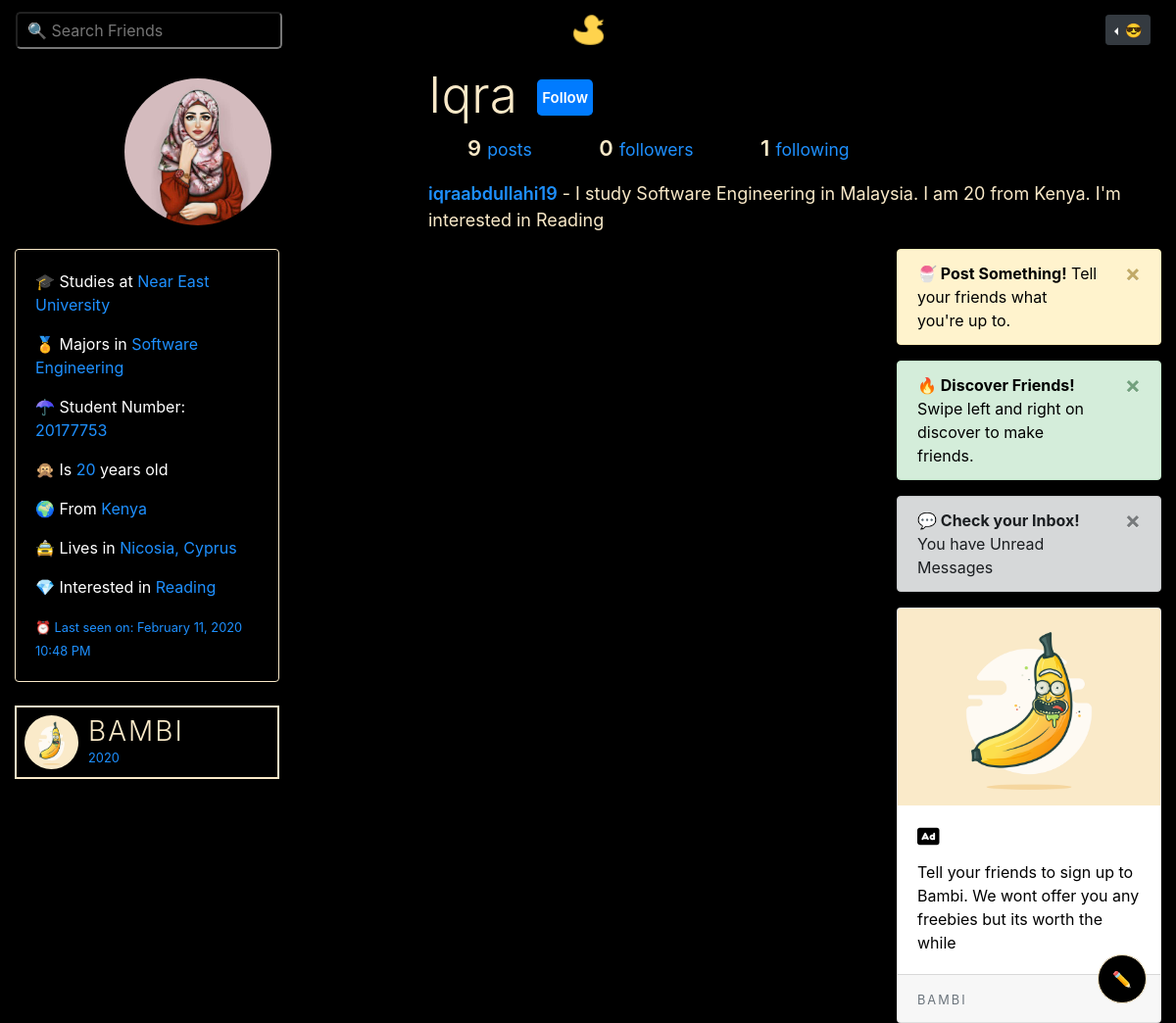
/user/iqra (signed in), run on the app's committed database.
### bambiv3/models.py (models this page shows, shortened)
class User(db.Model, UserMixin):
	id = db.Column(db.Integer, primary_key=True)
	username = db.Column(db.String(20), unique=True, nullable=False)
	email = db.Column(db.String(120), unique=True, nullable=False)
	image_file = db.Column(db.String(20), nullable=False, default='default.jpg')
	password = db.Column(db.String(60), nullable=False)
	last_seen = db.Column(db.DateTime, default=datetime.utcnow)
	department = db.Column(db.String(20), nullable=False)
	student_number = db.Column(db.Integer(), unique=True, nullable=False)
	age = db.Column(db.Integer(), nullable=False)
	country = db.Column(db.String(20), nullable=False)
	hobby = db.Column(db.String(20), nullable=False)
	bio = db.Column(db.String(120), nullable=True)
	private = db.Column(db.Boolean, default=False, nullable=False)
	posts = db.relationship('Post', backref='author', lazy=True)
	products = db.relationship('Product', backref='author', lazy=True)
	followed = db.relationship(
		'User', secondary=followers,
		primaryjoin=(followers.c.follower_id == id),
		secondaryjoin=(followers.c.followed_id == id),
		backref=db.backref('followers', lazy='dynamic'), lazy='dynamic')
	messages_sent = db.relationship('Message',
									foreign_keys='Message.sender_id',
									backref='author', lazy='dynamic')
	messages_received = db.relationship('Message',
										foreign_keys='Message.recipient_id',
										backref='recipient', lazy='dynamic')
	last_message_read_time = db.Column(db.DateTime)
	def is_following(self, user):
		return self.followed.filter(followers.c.followed_id == user.id).count() > 0
	def new_messages(self):
		last_read_time = self.last_message_read_time or datetime(1900, 1, 1)
		return Message.query.filter_by(recipient=self).filter(
			Message.timestamp > last_read_time).count()

### bambiv3/routes.py (the view)
@app.route("/user/<string:username>", methods=['GET', 'POST'])
@login_required
def user_posts(username):
	username = username.lower()
	form = UpdateAccountForm()
	if form.validate_on_submit():
		if form.picture.data:
			picture_file = save_picture(form.picture.data)
			current_user.image_file = picture_file
		current_user.username = form.username.data.lower()
		current_user.email = form.email.data
		current_user.department = form.department.data
		current_user.student_number = form.student_number.data
		current_user.country = form.country.data
		current_user.age = form.age.data
		current_user.hobby = form.hobby.data
		current_user.bio = form.bio.data
		current_user.private = form.private.data
		db.session.commit()
		flash('Your Account has been updated', 'success')
		return redirect(url_for('user_posts', username=current_user.username))
	elif request.method == 'GET':
		form.username.data = current_user.username
		form.email.data = current_user.email
		form.department.data = current_user.department
		form.student_number.data = current_user.student_number
		form.country.data = current_user.country
		form.age.data = current_user.age
		form.hobby.data = current_user.hobby
		form.bio.data = current_user.bio
		form.private.data = current_user.private
	image_file = url_for('static', filename='profile_pics/' + current_user.image_file)
	page = request.args.get('page', 1, type=int)
	user = User.query.filter_by(username=username).first_or_404()
	posts = Post.query.filter_by(author=user).order_by(Post.date_posted.desc()).paginate(page=page, per_page=5)
	return render_template('user_posts.html', posts=posts, user=user, title=user.username.title(),image_file=image_file,form=form)

### bambiv3/forms.py (shortened to what this page needs)
class UpdateAccountForm(FlaskForm):
	username = StringField('Username', validators = [DataRequired(), Length(min=2, max=20), Regexp(r'^[\w.-_.]+$')])
	email = StringField('Email', validators = [DataRequired(), Email()])
	picture = FileField('', validators=[FileAllowed(['jpg', 'jpeg' , 'png'])])
	department = StringField('Department', validators=[DataRequired()])
	student_number = StringField('Student Number', validators=[DataRequired()])
	country = StringField('Country', validators=[DataRequired()])
	age = StringField('Age', validators=[DataRequired()])
	hobby = StringField('Hobby', validators=[DataRequired()])
	bio = TextAreaField('Bio')
	private = BooleanField('Private?')
	submit = SubmitField('Update')

### bambiv3/models.py (called while the page is built)
@login_manager.user_loader
def load_user(user_id):
	return User.query.get(int(user_id))

### bambiv3/routes.py (called while the page is built)
@app.before_request
def before_request():
	if current_user.is_authenticated:
		current_user.last_seen = datetime.utcnow()
		db.session.commit()

### bambiv3/templates/user_posts.html (shortened to what this page needs)
{% extends "layout.html" %}
{% block content %}
<div class="container-fluid">
  <section style="padding-top: 5px;">
    <div class="profile">
      <div class="profile-image">
        <img src="{{ url_for('static', filename='profile_pics/' + user.image_file) }}" alt="" class="profile-thumbnail" style="width:150px;height:150px;">
      </div>
      <div class="profile-user-settings">
        <h2 class="profile-user-name">{{user.username.title()}}
        </h2>
        {% if current_user == user%}
        {% set new_messages = current_user.new_messages() %}
        <button class="btn profile-edit-btn btn-dark"><a href="{{ url_for('messages') }}" style="color:#fff;text-decoration:none;">🔐 Messages <span id="message_count" class="badge badge-warning" style="display:{% if new_messages %}inline{% else %}none{% endif %};">{{ new_messages }}</span></a></button>
        <button class="btn profile-edit-btn btn-primary" data-toggle="modal" data-target="#info">Edit Profile</button>
        {% else %}
          {% if not current_user.is_following(user) %}
            <button class="btn profile-edit-btn btn-primary mb-2"><a href="{{ url_for('follow', username=user.username) }}" style="color:#fff;text-decoration:none;">Follow</a></button>
          {% endif %}
        {% endif %}
      </div>
      <div class="profile-stats">
        <ul>
          <li style="font-size: 22px;"><span class="profile-stat-count">{{ posts.total }}</span> <small>posts</small></li>
          <li style="font-size: 22px;"><span class="profile-stat-count" data-toggle="modal" data-target="#followers">{{ user.followers.count() }}</span> <small>followers</small></li>
          <li style="font-size: 22px;"><span class="profile-stat-count" data-toggle="modal" data-target="#following">{{ user.followed.count() }}</span> <small>following</small></li>
        </ul>
      </div>
      <div class="profile-bio">
        <p style="font-size:18px;"><small class="profile-real-name" style="font-size: 18px;">
          {% if user.username == "harun" %}
          {{user.email.split("@")[0] | lower}}☁</small> - I am a Software Engineering Student at The Near East University and the <a class="badge badge-warning" style="color:#000;">💦Founder of Bambi</a> too. I enjoy playing football and I have developed a recent liking for billiards.</p>
          {%else%}
            {% if user.bio %}
            {{user.email.split("@")[0] | lower}}</small> - {{user.bio}}</p>
            {% else %}
            {{user.email.split("@")[0] | lower}}</small> - I study {{user.department}} at Near East University. I am {{user.age}} from {{user.country}}. I'm interested in {{user.hobby}}</p>
            {%endif%}
          {%endif%}
      </div>
    </div>
</section>
  <div class="row">
    <div class="col-lg-3">
      {% if current_user.is_authenticated %}
    <div class="card about" style="color:#fff;background:#000;text-align:left;border:1px solid #F9E9C8;">
    <div class="card-body">
      <p> 🎓 Studies at <span>Near East University</span></p>
      <p> 🏅 Majors in <span>{{user.department}}</span></p>
      <p> ☂ Student Number: <span>{{user.student_number}}</span></p>
      <p> 🙊 Is <span>{{user.age}}</span> years old</p>
      <p> 🌍 From <span>{{user.country}}</span></p>
      <p> 🚖 Lives in <span>Nicosia, Cyprus</span></p>
      <p> 💎 Interested in <span>{{user.hobby}}</span></p>
      <small>⏰ Last seen on: {{ moment(user.last_seen).format('LLL') }}</small>
    </div>
  </div>
  <br>
  <header class="d-none d-lg-flex" style="color:#F9E9C8;border:2px solid #F9E9C8;padding:8px;">
    <img src="{{ url_for('static', filename='profile_pics/' + 'logod.png') }}" alt="logo" class="profile-thumbnail">
    <div class="profile-name">
      <h3 class="logo">BAMBI</h3>
      <small id="year"></small>
    </div>
  </header>
  {% endif %}
</div>
    <div class="col-lg-6">
</div>
    <div class="col-lg-3 d-none d-lg-block">
      {% if current_user.is_authenticated %}
      <div class="alert alert-warning alert-dismissible fade show" role="alert">
        <a href="{{ url_for('f_posts') }}"  style="color:#000;text-decoration: none">
      <strong>🍧 Post Something!</strong> Tell your friends what you're up to.</a>
        <button type="button" class="close" data-dismiss="alert" aria-label="Close">
          <span aria-hidden="true">&times;</span>
        </button>
      </div>
      <div class="alert alert-success alert-dismissible fade show" role="alert">
        <a href="{{ url_for('discover') }}"  style="color:#000;text-decoration: none">
      <strong>🔥 Discover Friends!</strong> Swipe left and right on discover to make friends.</a>
        <button type="button" class="close" data-dismiss="alert" aria-label="Close">
          <span aria-hidden="true">&times;</span>
        </button>
      </div>
      <div class="alert alert-dark alert-dismissible fade show" role="alert">
      <strong>💬 Check your Inbox! </strong>You have Unread Messages
        <button type="button" class="close" data-dismiss="alert" aria-label="Close">
          <span aria-hidden="true">&times;</span>
        </button>
      </div>
      <div class="card" style="color:#000;">
      <img class="card-img-top" src="{{ url_for('static', filename='profile_pics/' + 'logod.png') }}" alt="logo">
      <div class="card-body">
        <h5 class="card-title"><i class="fas fa-ad"></i></h5>
        <p class="card-text">Tell your friends to sign up to Bambi. We wont offer you any freebies but its worth the while</p>
      </div>
      <div class="card-footer">
        <small class="text-muted logo">BAMBI</small>
      </div>
    </div>
    <div id="new_post">
      <button class="post_btn"><a href="{{ url_for('f_posts') }}" style="color:#F9E9C8;"></a></button>
    </div>
    {% endif %}
</div>
      </div>
{% endblock content %}

### bambiv3/static/main.css (style rules this page uses)
body { background:#000; color: #F9E9C8; }
.logo { color:#F9E9C8; letter-spacing:2px; }
.about span, small { color:#1e90ff; }
.show { display: block; }
h3 { font-weight: 300; }

### bambiv3/templates/user_posts.html (style rules this page uses)
header, footer { display: flex; flex-direction: row; }
header .profile-thumbnail { width: 55px; height: 55px; border-radius: 50%; }
header .profile-name { display: flex; flex-direction:column; margin-left: 10px; }
header h3, header h4 { display: flex; margin: 0; }
.post_btn { background-color : #000; color: #F9E9C8; padding: 10px 20px; border:none; outline:none; border:2px solid #F9E9C8; padding: 2px; border-radius: 50%; height:70px; width:70px; }
#new_post { position: fixed; bottom: 20px; right: 30px; }
*, *::before, *::after { box-sizing: border-box; }
section .btn { color: inherit; padding: 5px; cursor: pointer; border:none; outline:none; font-size: 15px; }
.profile::after { content: ""; display: block; clear: both; }
.profile-image { float: left; width: calc(33.333% - 1rem); display: flex; justify-content: center; align-items: center; margin-right: 3rem; }
.profile-image img { border-radius: 50%; margin-top:-10px; }
.profile-user-settings, .profile-stats, .profile-bio { float: left; width: calc(66.666% - 2rem); }
.profile-user-settings { margin-top: 1.1rem; }
.profile-user-name { display: inline-block; font-size: 3.2rem; font-weight: 300; }
.profile-edit-btn { font-size: 1.4rem; line-height: 1.8; border: 0.1rem solid #dbdbdb; border-radius: 0.3rem; padding: 0 1.4rem; margin-left: 1rem; margin-top:-15px; }
.profile-stats { margin-top: 2.3rem; }
.profile-stats li { display: inline-block; font-size: 1.6rem; line-height: 1.5; margin-right: 4rem; cursor: pointer; }
.profile-stats li:last-of-type { margin-right: 0; }
.profile-bio { font-size: 1.6rem; font-weight: 400; line-height: 1.5; margin-top: 2.3rem; }
.profile-real-name, .profile-stat-count, .profile-edit-btn { font-weight: 600; }

### bambiv3/templates/layout.html (style rules this page uses)
.post_btn { background-color : #000; color: #F9E9C8; padding: 10px 20px; outline:none; border:1px solid #F9E9C8; padding: 2px; border-radius: 50%; height:50px; width:50px; }
#new_post { position: fixed; bottom: 20px; right: 30px; }

### data on the page
User: image_file (picture), username "Iqra", email "iqraabdullahi19", bio "I study Software Engineering in Malaysia. I am 20 from Kenya. I'm interested in Reading", department "Software Engineering", student_number "20177753", age "20", country "Kenya", hobby "Reading", last_seen "February 11, 2020 10:48 PM"

### other printed values
{{ posts.total }} "9"
{{ user.followers.count() }} "0"
{{ user.followed.count() }} "1"
